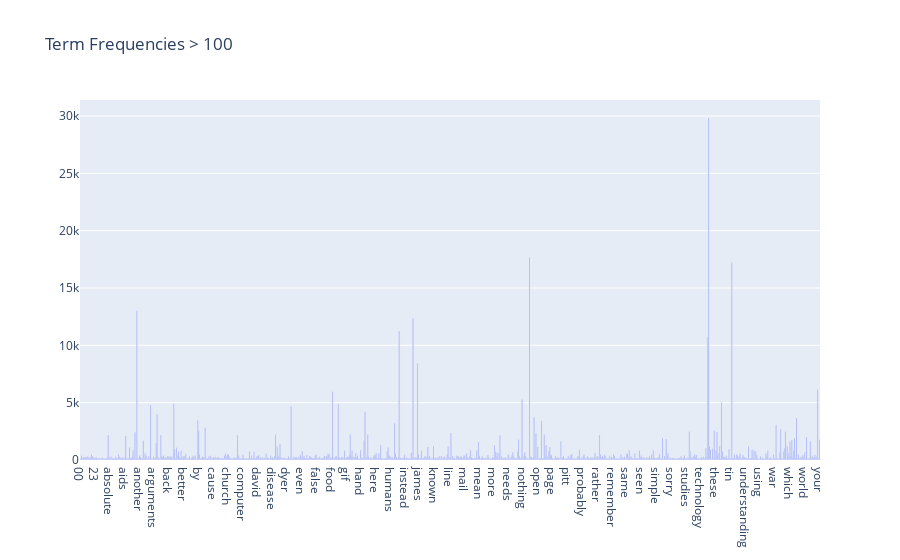

Here is the notebook cell this chart was saved with:
### Code cell
# Answer here

key = []
value = []
for k,v in d1.items():
    key.append(k)
    value.append(v)
    trace_basic = [go.Bar(
                x = key,
                y = value
        )]
# Layout
layout_basic = go.Layout(title='Term Frequencies > 100')
# Figure    
figure_basic = go.Figure(data = trace_basic, layout = layout_basic)
# Plot
iplot(figure_basic)

### Figure 1 — Plotly figure (JSON) as saved in the notebook; plotly's stock layout.template omitted (floating-point values rounded to 4 significant figures; data arrays with more than 128 entries replaced by an {"elided": "..."} marker saying what was removed)
{"data": [{"type": "bar", "x": {"elided": "801 str values"}, "y": {"elided": "801 int values"}}], "layout": {"title": {"text": "Term Frequencies > 100"}}}
